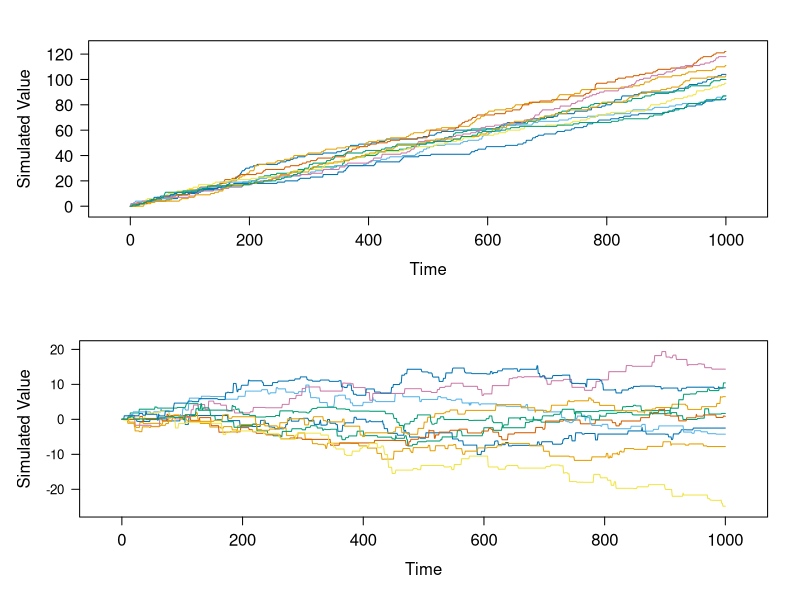

R code for this plot:
# Clearing Variables and Close Windows
rm(list         = ls(all = TRUE))
graphics.off()

# Loading Libraries
libraries       = c("ggplot2", "reshape2", "stats", "zoo", "tidyr", "lattice")

lapply(libraries, function(x) if (!(x %in% installed.packages())) {
  install.packages(x)
})

lapply(libraries, library, quietly = TRUE, character.only = TRUE)

# Poisson Generator
PPgen           = function(lambda){
  X             = 0
  Sum           = 0
  flag          = 0

  while (flag==0){
  E             = -log(runif(1))
    
  Sum           = Sum + E
    if (Sum<lambda) {
  X             = X+1
    } 
    else {
  flag          = 1
  }
  }
  return(X)
}

# Poisson Process
PP              = function(lambda, N, T){
  h             = T/N
  t             = (0:T)/N 
  X             = rep(0, N+1)
  I             = rep(0,N)
  X[1]          = 0
  for(i in 1:N) {
  I[i]          = PPgen(h*lambda)
  X[i+1]        = X[i] + I[i]}
  return(X)
}

#Compound Poisson Process
  CPP           = function(lambda, T, N) {
  h             = T/N
  t             = (0:T)/N
  X             = rep(0, N+1)
  F             = rep(0, N+1)
  I             = rep(0,N)
  X[1]          = 0
  for(i in 1:N) {
  I[i]          = PPgen(h*lambda)
    if (I[i]==0){
  F[i]          = 0
    } 
    else {
  F[i]          = rnorm(1)}
  X[i+1]        = X[i] + F[i]}
  return(X)
}

# Initialization
lambda          = 100
N               = 1000
T               = 1
stim_up         = 10
col_name        = c('S1', 'S2','S3', 'S4','S5', 'S6','S7', 'S8','S9', 'S10', 'time')
S_PP            = matrix(0, stim_up, N+1)
S_CPP           = matrix(0, stim_up, N+1)

# Generating 
for(i in 1:stim_up){
S_CPP[i,]       = CPP(lambda, T, N)
S_PP[i,]        = PP(lambda, N, T)
}
S_PP            = data.frame(t(S_PP))
S_CPP           = data.frame(t(S_CPP))
S_PP$time       = c(0:1000)
S_CPP$time      = c(0:1000)
colnames(S_PP)  = col_name
colnames(S_CPP) = col_name

# Plotting
pic_1           = xyplot(S1 + S2 + S3 + S4 + S5 + S6 + S7 + S8 + S9 + S10 ~ time, 
           data = S_PP, 
           type = "l", 
           xlab = list(label = "Time", cex = 1), 
           ylab = list(label = "Simulated Value", cex =1), 
         scales = list(tck = c(1,0), x = list(cex = 1), y = list(cex = 1)),
       auto.key = FALSE)

pic_2           = xyplot(S1 + S2 + S3 + S4 + S5 + S6 + S7 + S8 + S9 + S10 ~ time, 
           data = S_CPP, 
           type = "l", 
           xlab = list(label = "Time", cex = 1), 
           ylab = list(label = "Simulated Value", cex =1), 
         scales = list(tck = c(1,0), x = list(cex=1), y = list(cex = 0.8)),
       auto.key = FALSE)

print(pic_1, 
       position = c(0, .5, 1, 1), 
           more = TRUE)
print(pic_2, 
       position = c(0, 0, 1, .5))
# dev.copy(png,'PP-CPP.png')
# dev.off()
